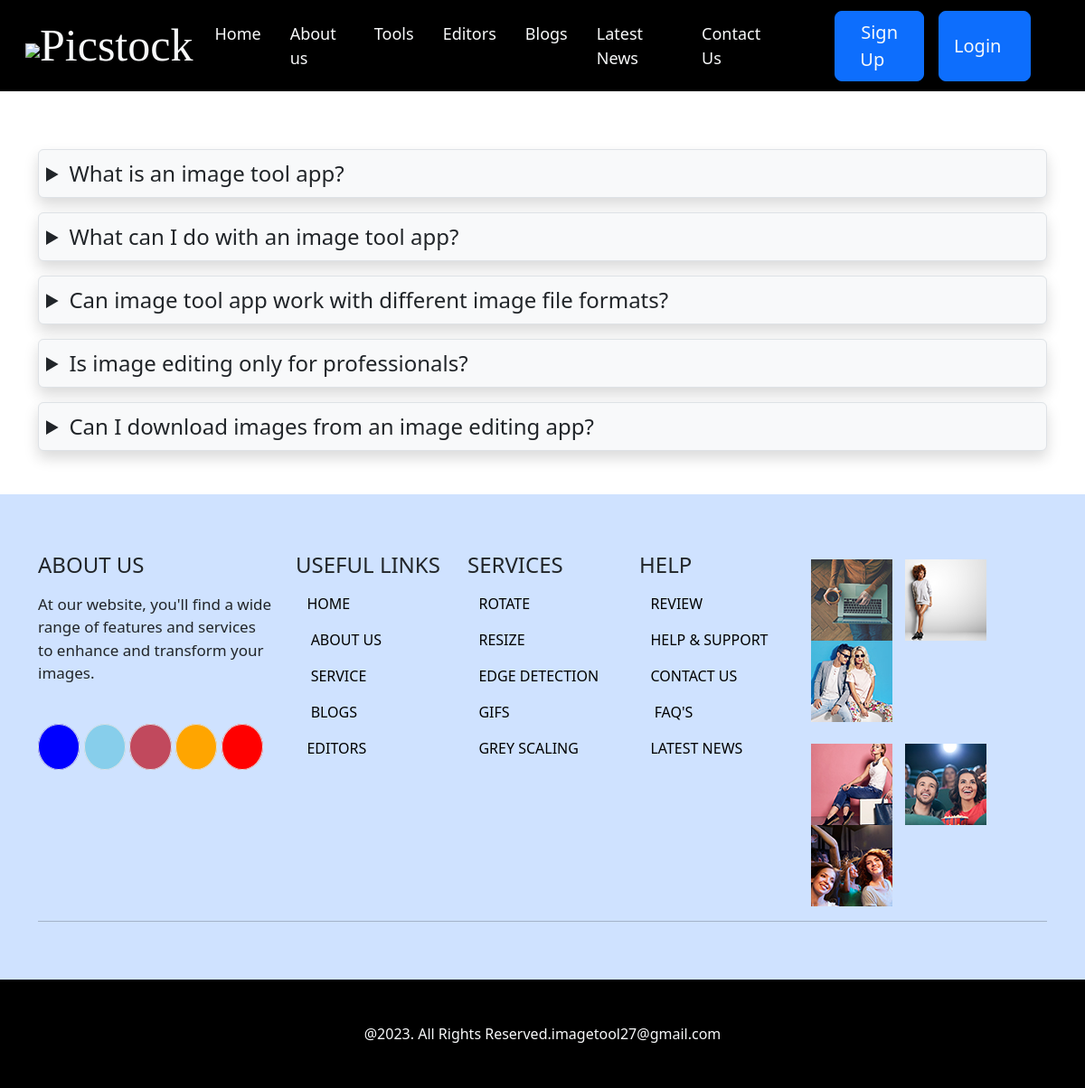
Page /Viewfaq on the committed database.
### imageapp/models.py (models this page shows, shortened)
class FAQ(models.Model):
    ques=models.TextField()
    ans=models.TextField()

### imageapp/views.py (the view)
# urls.py: path('Viewfaq',views.faqs,name="faq"),
def faqs(request):
    data=FAQ.objects.all()
    return render(request,'viewfaq.html',{'data':data})

### templates/viewfaq.html (shortened to what this page needs)
{% extends 'base.html' %}
{% block content %}
{% load static %}
<section>
<div class="container">
    <div class="row">
        <div class="col-md-12 mt-5 mb-5">
            {% for i in data %}
            <details class="border p-2 mt-3 shadow bg-light rounded">
                <summary class=" text-dark fs-4">{{i.ques}}</summary>
            </details>
            {% endfor %}
        </div>
    </div>
</div>
</section>
{% endblock %}

### rows in the picture
FAQ: ques "What is an image tool app?"
FAQ: ques "What can I do with an image tool app?"
FAQ: ques "Can image tool app work with different image file formats?"
FAQ: ques "Is image editing only for professionals?"
FAQ: ques "Can I download images from an image editing app?"
